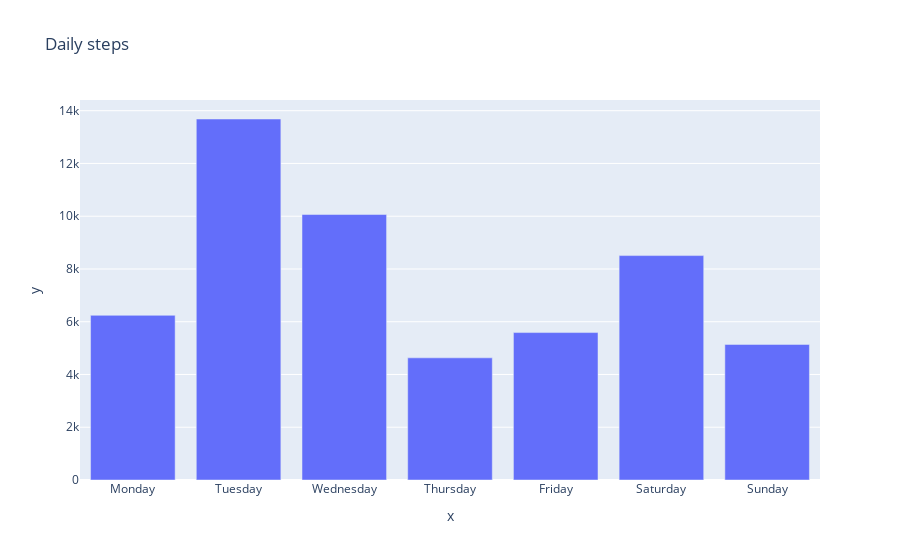

Notebook cell for this chart:
### Code cell
# fig = px.scatter(x=df["DATETIME_CET"], y=df["STEPS"])
# fig.show()
df_person = df[df["ALIAS"]=="Band 06"]
xs = []
ys = []
for weekday in df["WEEK_DAY"].unique():
    daily_entries = df_person[df_person["WEEK_DAY"] == weekday]
    total_steps = daily_entries["STEPS"].sum()
    xs.append(weekday)
    ys.append(total_steps)
    
fig = px.bar(x=xs,y=ys,title="Daily steps")
fig.show()

### Figure 1 — Plotly figure (JSON) as saved in the notebook; plotly's stock layout.template omitted (floating-point values rounded to 4 significant figures)
{"data": [{"alignmentgroup": "True", "hovertemplate": "x=%{x}<br>y=%{y}<extra></extra>", "legendgroup": "", "marker": {"color": "#636efa", "pattern": {"shape": ""}}, "name": "", "offsetgroup": "", "orientation": "v", "showlegend": false, "textposition": "auto", "type": "bar", "x": ["Monday", "Tuesday", "Wednesday", "Thursday", "Friday", "Saturday", "Sunday"], "xaxis": "x", "y": [6242, 13685, 10064, 4631, 5589, 8507, 5140], "yaxis": "y"}], "layout": {"barmode": "relative", "legend": {"tracegroupgap": 0}, "title": {"text": "Daily steps"}, "xaxis": {"anchor": "y", "domain": [0, 1], "title": {"text": "x"}}, "yaxis": {"anchor": "x", "domain": [0, 1], "title": {"text": "y"}}}}
